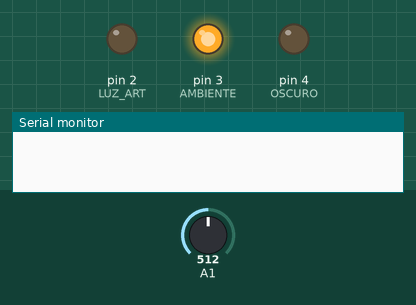
Recording of a sketch running on a simulated Arduino Uno, built with avr-gcc and run on an emulated ATmega328P. On the bench: output pins drawn as LEDs (lit = HIGH), the last lines printed to the serial monitor. Inputs (shaded band) come from the test bench; at power-on: A1 = 512.

Above: at 1.2 s.
1.3 s: A1 set to 353
2.8 s: A1 set to 325
At 3.9 s:
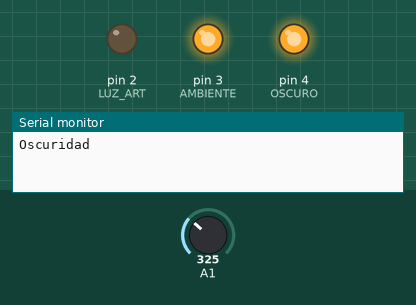
4.3 s: A1 set to 675
5.8 s: A1 set to 691
At 6.2 s:
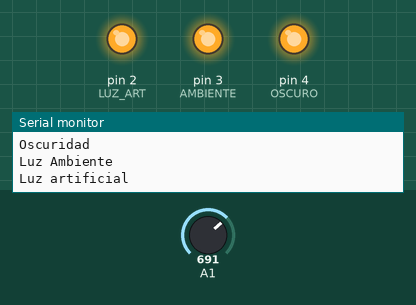
Timing chart, 0 to 8.3 s (numbered marks = the images above; inputs shaded):
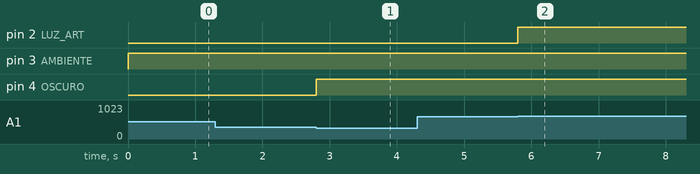

Measured:
- the behaviour switches between 341 and 340 on A1 (found by bisection; images 0 and 1)
- the behaviour switches between 682 and 683 on A1 (found by bisection; images 1 and 2)
- after the input at 1.3 s, every drawn part: stays the same
- after the input at 2.8 s, pin 4 (OSCURO): LOW → HIGH at once
- after the input at 5.8 s, pin 2 (LUZ_ART): LOW → HIGH at once

The sketch:

sketch_jun15g.ino
```cpp
long luz=0;
int print;
int print_ant;
#define OSCURO 4
#define AMBIENTE 3
#define LUZ_ART 2

void setup() {
  pinMode(A1,INPUT);
  pinMode(OSCURO,OUTPUT);
  pinMode(AMBIENTE,OUTPUT);
  pinMode(LUZ_ART,OUTPUT);
  Serial.begin(9600);
}

void loop() {
  luz= analogRead (A1);
  leds();
  Print();
}

void leds (void){
  print_ant= print;
  if(luz < 341){
    digitalWrite(OSCURO, HIGH);
    print=-1;
  }
  else if(luz < 682 && luz > 341){
    digitalWrite(AMBIENTE, HIGH);
    print=0;
  }
  else if(luz < 1023 && luz>682){
    digitalWrite(LUZ_ART, HIGH);
    print=1;
  }
}
void Print(void){
  if (print != print_ant){
    if(print > 0){
      Serial.println("Luz artificial");
    }
    else if(print < 0){
      Serial.println("Oscuridad");
    }
    else{
      Serial.println("Luz Ambiente");
    }
  }
}
```
